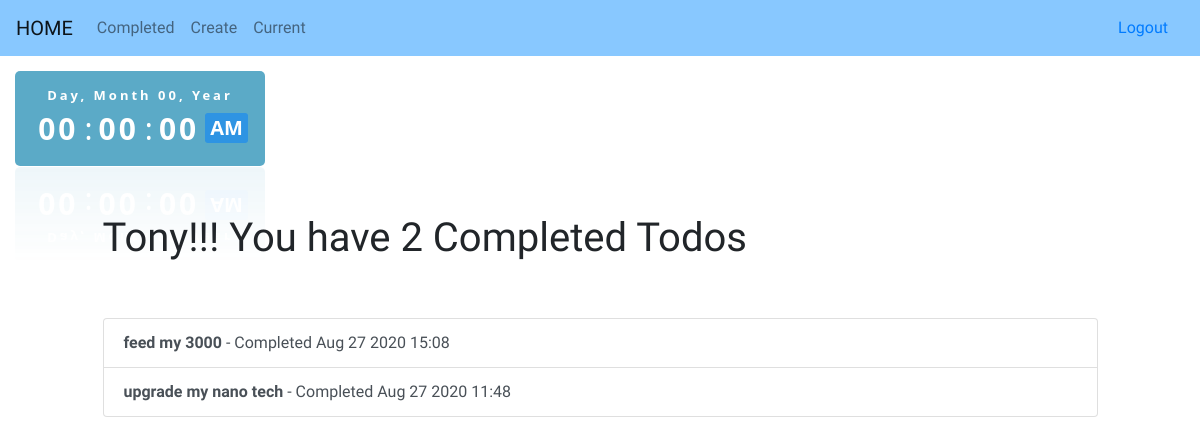
Screenshot of /completed (signed in) with the database file from the repository.
### todo_app/models.py (models this page shows)
class User(models.Model):
    first_name = models.CharField(max_length=255)
    last_name = models.CharField(max_length=255)
    email = models.CharField(max_length=255)
    password = models.CharField(max_length=255)
    created_at = models.DateTimeField(auto_now_add=True)
    updated_at = models.DateTimeField(auto_now=True)
    objects = UserManager()

class Todo(models.Model):
    title = models.CharField(max_length=100)
    memo = models.TextField(blank=True)
    datecompleted = models.DateTimeField(null=True, blank=True)
    important = models.BooleanField(default=False)
    is_completed = models.BooleanField(default=False)
    user = models.ForeignKey('User', on_delete=models.CASCADE)
    created_at = models.DateTimeField(auto_now_add=True)
    updated_at = models.DateTimeField(auto_now=True)

### todo_app/views.py (the view)
# urls.py: path('completed', views.completed),
def completed(request):
    if 'user_id' not in request.session:
        return redirect('/')
    else:
        user = User.objects.get(id=request.session['user_id'])
        context = {
            'user': user,
            'all_completed_todos': Todo.objects.filter(is_completed=True).filter(user=user).order_by('-updated_at')
        }
        return render(request, 'complete.html', context)

### todo_app/templates/complete.html (shortened to what this page needs)
{% load static %}
<!doctype html>
<html lang="en">
<head>
    <link rel="stylesheet" href="https://stackpath.bootstrapcdn.com/bootstrap/4.5.2/css/bootstrap.min.css"
>
    <link rel="stylesheet" href="{% static 'css/style_complete.css' %}">
</head>
<body onload="initClock()">
    <nav class="navbar navbar-expand-lg navbar-light" style="background-color: #88c8ff;">
        <a class="navbar-brand" href="/">HOME</a>
        <div class="collapse navbar-collapse" id="navbarNavAltMarkup">
            <div class="navbar-nav">
                <a class="nav-link" href="/completed">Completed</a>
                <a class="nav-link" href="/newtodo">Create</a>
                <a class="nav-link" href="/current">Current</a>
            </div>
        </div>
        <a class="nav-link" href="/logout">Logout</a>
    </nav>
    <div class="datetime">
        <div class="date">
            <span id="dayname">Day</span>,
            <span id="month">Month</span>
            <span id="daynum">00</span>,
            <span id="year">Year</span>
        </div>
        <div class="time">
            <span id="hour">00</span>:
            <span id="minutes">00</span>:
            <span id="seconds">00</span>
            <span id="period">AM</span>
        </div>
    </div>
    <div class="row justify-content-center mt-5">
        <div class="col-md-10">
            {% if all_completed_todos %}
            <h1>{{ user.first_name }}!!! You have {{ all_completed_todos.count }} Completed
                Todo{{ all_completed_todos.count | pluralize }}</h1>
            {% endif %}
        </div>
    </div>
    <div class="row justify-content-center mt-5">
        <div class="col-md-10">
            <div class="list-group">
                {% for todo in all_completed_todos %}
                <a href="/todo/{{todo.id}}/detail"
                    class="list-group-item list-group-item-action{% if todo.important %} list-group-item-danger{% endif %}"><b>{{ todo.title }}</b>
                    - Completed {{ todo.updated_at | date:'M j Y H:i' }}</a>
                {% endfor %}
            </div>
        </div>
    </div>
</body>
</html>

### todo_app/static/css/style_complete.css (style rules this page uses)
body { background-image: url('/static/images/complete.jpg'); background-size: 100%; font-family: 'Amatic SC', cursive; font-family: 'Teko', sans-serif; }
.datetime { color: #fff; background: #1687afb3; font-family: "Segoe UI", sans-serif; width: 250px; padding: 15px 10px; border-radius: 5px; -webkit-box-reflect: below 1px linear-gradient(transparent, rgba(255, 255, 255, 0.1)); transition: 0.5s; transition-property: background, box-shadow; margin-left: 15px; margin-top: 15px; }
.date { font-size: 13px; font-weight: 600; text-align: center; letter-spacing: 3px; }
.time { font-size: 30px; display: flex; justify-content: center; align-items: center; }
.time span:not(:last-child) { position: relative; margin: 0 6px; font-weight: 600; text-align: center; letter-spacing: 3px; }
.time span:last-child { background: #2E94E3; font-size: 20px; font-weight: 600; text-transform: uppercase; padding: 0 5px; border-radius: 3px; }

### rows the page displays
User: first_name "Tony"
Todo: title "feed my 3000", updated_at "Aug 27 2020 15:08"
Todo: title "upgrade my nano tech", updated_at "Aug 27 2020 11:48"

### other values shown
{{ all_completed_todos.count }} "2"
{{ all_completed_todos.count | pluralize }} "s"
